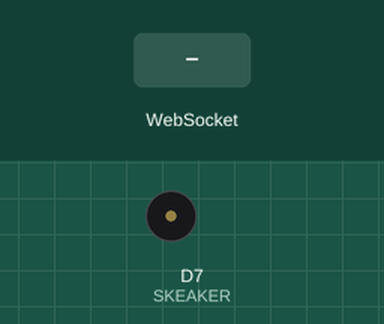
Bench run of a sketch on a simulated ESP8266 (NodeMCU). Parts: buzzer (waves = sounding). The test bench sets the inputs (shaded band). WiFi joins after 1.5 s; servers stay silent unless stated; what the sketch prints to the serial monitor is not drawn.

Above: at 2.7 s.
2.8 s: WebSocket text "button" received
At 3.1 s:
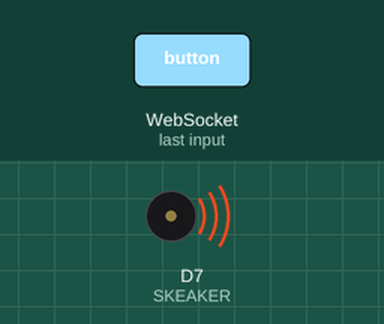
5.8 s: WebSocket text "war" received
7.3 s: WebSocket text "stop" received
At 8.1 s:
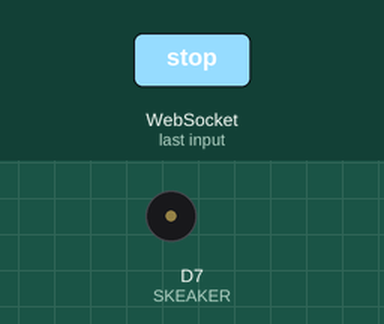
Timing chart, 0 to 10.3 s (numbered marks = the images above; inputs shaded):
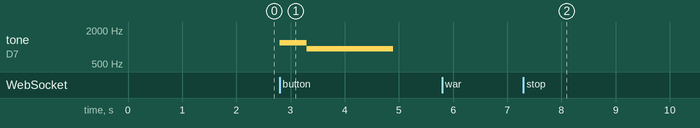

Measured:
- after the input at 2.8 s, tone on D7 (SKEAKER): silent → 1200 Hz at once, → 932 Hz 0.50 s later, → silent 1.6 s later
- after the input at 7.3 s, tone on D7 (SKEAKER): stays silent (without the input it goes to 675 Hz after 2.4 s)

The sketch:

buzzer.ino
```cpp
#include <ESP8266WiFi.h>
#include <WiFiClient.h>
#include <ESP8266WiFiMulti.h>
#include <WebSocketsClient.h>
#include <Hash.h>
ESP8266WiFiMulti WiFiMulti;
WebSocketsClient webSocket;
#define       SKEAKER      D7
const char* ssid = "WiFi ssid";
const char* password = "WiFi password";
unsigned long Nowtime = 0;
String listen = "";
void webSocketEvent(WStype_t type, uint8_t * payload, size_t length) {
   if (type == WStype_TEXT){
    for(int i = 0; i < length; i++) {
      //Serial.print((char) payload[i]);
      listen += ((char) payload[i]);
    }
    Serial.println("listen: "+ listen);
    Serial.println();
   }
}
void setup() {
  Serial.begin(115200);
  WiFi.begin(ssid, password);
  Serial.println("");
  pinMode(SKEAKER, OUTPUT);

  while (WiFi.status() != WL_CONNECTED) {
    delay(500);
    Serial.print(".");
  }
    Serial.println("");
    Serial.print("Connected to ");
    Serial.println(ssid);
    Serial.print("IP address: ");
    Serial.println(WiFi.localIP());
  webSocket.begin("192.168.43.94", 81, "/");
  webSocket.onEvent(webSocketEvent);
  webSocket.setAuthorization("user", "Password");
  webSocket.setReconnectInterval(5000);
}
void loop() {
  webSocket.loop();
  //webSocket.sendTXT("chby");
  //delay(1000);
  if(listen =="button"){
      listen ="";
      tone(SKEAKER,1200);
      delay(500);
      tone(SKEAKER,932);
      delay(1600);
      noTone(SKEAKER);
  }
  if(listen =="war"){
      listen ="";
      while(1){
        for (int i=150; i<1800; i+=15) {
          tone(SKEAKER, i,10);
          delay(2);
        }
        for (int i=1800; i>150; i-=15) {
          tone(SKEAKER,i,10);
          delay(2);
        }
        webSocket.loop();
        if(listen =="stop"){
          noTone(SKEAKER);
          break;
        }else{
          listen ="";
        }
      }
  }else{
      listen ="";
  }

}
```
